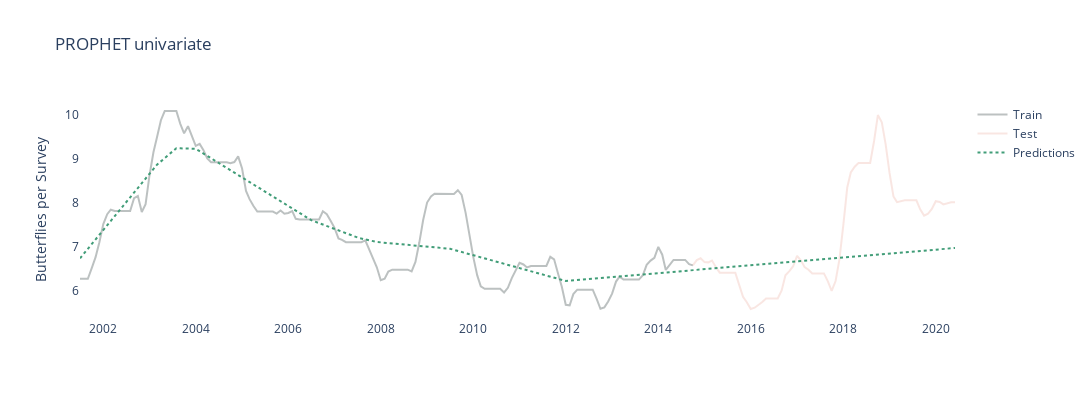

Notebook code for this chart:
### Code cell
################ Model and evalutation ################
uni_prophet(df_prophet, 0.001, 0.1, '')
